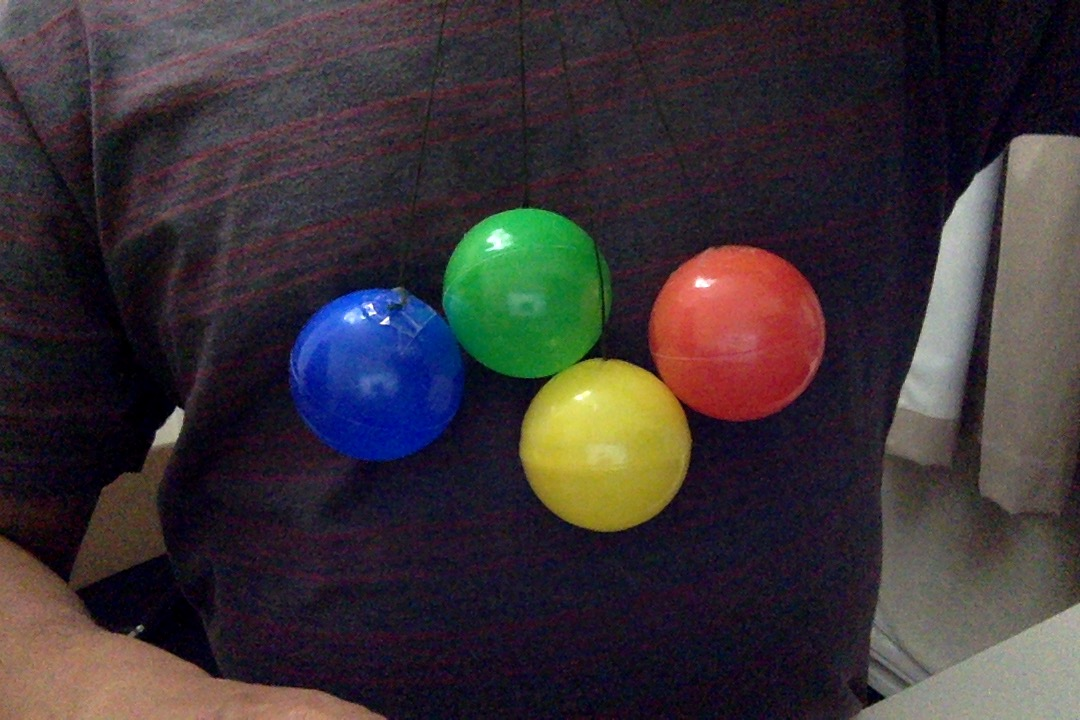
#> input picture SampleImages/All.jpg, 1080 x 720 px, found by its file name
$ python hsv_colour_tracker.py
#> lines starting #> are read from the running program, lines starting #| are printed output that depends on the picture; after the words box and inside, x2 and y2 are one past the last pixel; in counts of white or black regions, pixels touching at a corner belong together
#!/usr/bin/env python3
import numpy as np
import cv2 as cv
import time

img = cv.imread('/home/pi/Pictures/All.jpg',cv.IMREAD_COLOR)
#> img is the input picture: shape (720, 1080, 3); mean B, G, R 54.5, 50.8, 58.7
window_name = "HSV Colour tracker"

font = cv.FONT_HERSHEY_SIMPLEX
initialised = False
# Convert BGR to HSV
hsv = cv.cvtColor(img, cv.COLOR_BGR2HSV)
#> hsv: shape (720, 1080, 3); mean H, S, V 106.8, 107.2, 70.1

red_hsv    = [np.array([  0, 125, 102]),np.array([  8, 255, 255])]
green_hsv  = [np.array([ 49, 115,  70]),np.array([ 98, 237, 255])]
blue_hsv   = [np.array([ 96,  92,  77]),np.array([129, 255, 255])]
yellow_hsv = [np.array([ 20,  91, 126]),np.array([ 43, 228, 255])]

# Hough Circle params
dp = 1
min_dist = 20
param1 = 30
param2 = 60
min_radius = 1
max_radius = 350


cv.namedWindow(window_name)
mask = cv.inRange(hsv, blue_hsv[0], blue_hsv[1])
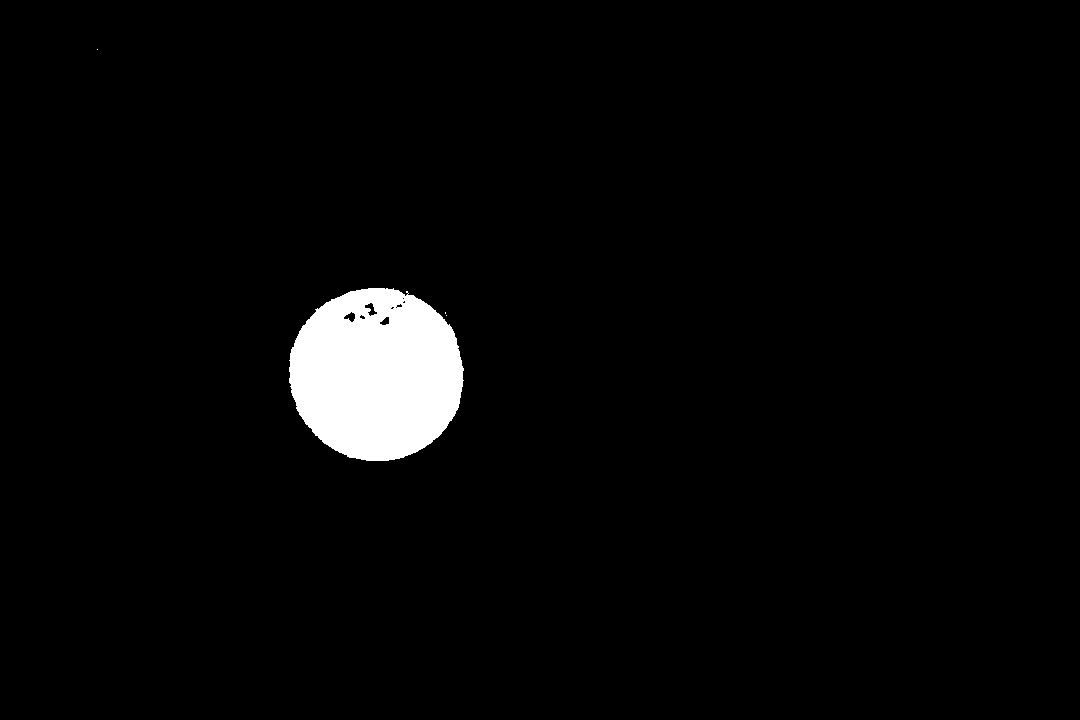
#> mask: shape (720, 1080); 3% white; 4 white regions (3 under 20 px), largest, box (x1, y1, x2, y2) and area: (289, 288, 464, 461) 23578
#mask = cv.bitwise_not(mask)
display_img = cv.bitwise_and(img,img, mask= mask)
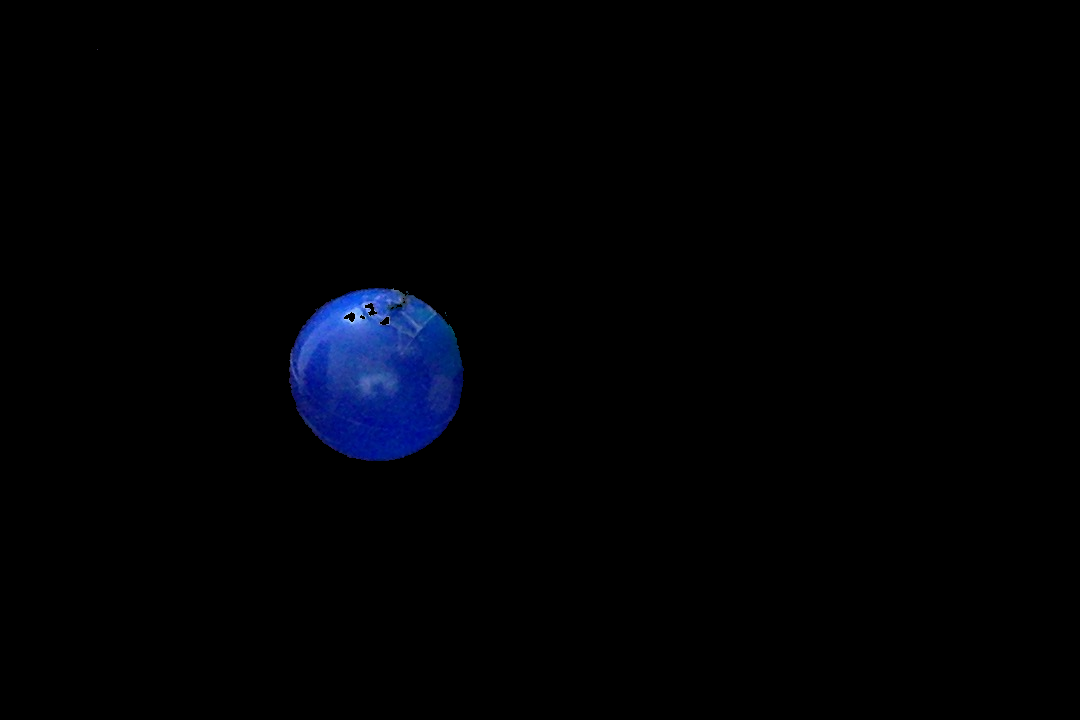
#> display_img: shape (720, 1080, 3); mean B, G, R 4.6, 1.5, 0.6
blurred_res = cv.medianBlur(display_img, 5)
gray = cv.cvtColor(blurred_res, cv.COLOR_BGR2GRAY)
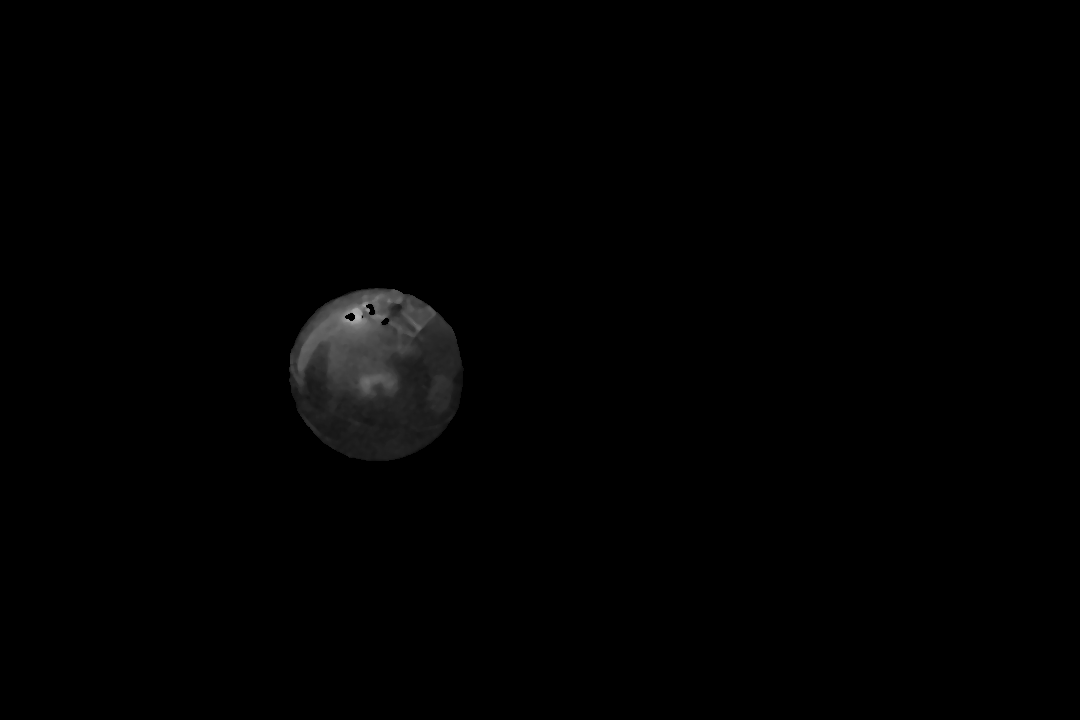
#> gray: shape (720, 1080); min 0, max 184, mean 1.6

def update_circles():
	if initialised == True:
		circles = cv.HoughCircles(gray,cv.HOUGH_GRADIENT,1,20,
                            param1=30,param2=60,minRadius=1 ,maxRadius=350)
#> circles = [[377.5, 371.5, 88.8]]
		print(str(dp) + " " + str(min_dist) + " " + str(param1) + " " + str(param2) + " " + str(min_radius) + " " + str(max_radius))
		if circles is not None:
			circles = np.uint16(np.around(circles))
#> circles = [[378, 372, 89]]
			height, width = blurred_res.shape[:2]
#> height = 720; width = 1080
			print("Number of circles: " + str(circles[0,:].size/3))
#| Number of circles: 1.0

			for i in circles[0,:]:
				# draw the outer circle
				cv.circle(display_img,(i[0],i[1]),i[2],(0,255,0),2)
				# draw the center of the circle
				cv.circle(display_img,(i[0],i[1]),2,(0,0,255),3)
				cv.putText(display_img,'Center[x y radius]: ' + str(i),(i[0]+10,i[1]+i[2]), font, 0.5, (200,255,155), 1, cv.LINE_AA)
#> this loop made 1 pass
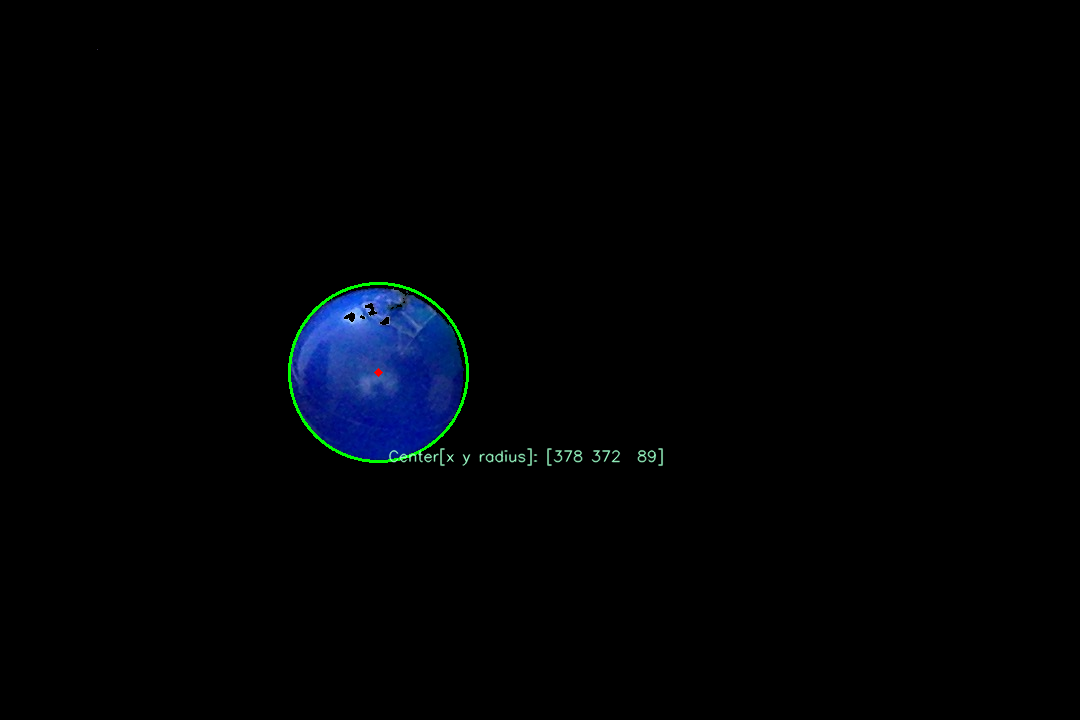
#> display_img: shape (720, 1080, 3); 0.43% of pixels changed, all inside (x1, y1, x2, y2) = (288, 282, 664, 467)

		cv.imshow(window_name,display_img)

def set_dp (x) :
	dp = x
	update_circles()

def set_min_dist(x) :
	min_dist = x
	update_circles()

def set_param1(x) :
	param1 = x
	update_circles()

def set_param2(x):
	param2 = x
	update_circles()

def set_min_radius (x):
	min_radius = x
	update_circles()

def set_max_radius (x) :
	max_radius = x
	update_circles()

def nothing (x) :
	pass

# create trackbars
cv.createTrackbar('DP',window_name,0,4,set_dp)
cv.setTrackbarPos('DP',window_name, dp)
cv.createTrackbar('min_dist',window_name,0,255,set_min_dist)
cv.setTrackbarPos('min_dist',window_name, min_dist)
cv.createTrackbar('param1',window_name,0,255, set_param1)
cv.setTrackbarPos('param1',window_name, param1)
cv.createTrackbar('param2',window_name,0,255,set_param2)
cv.setTrackbarPos('param2',window_name, param2)
cv.createTrackbar('min_radius',window_name,0,255,set_min_radius)
cv.setTrackbarPos('min_radius',window_name, min_radius)
cv.createTrackbar('max_radius',window_name,0,500,set_max_radius)
cv.setTrackbarPos('max_radius',window_name, max_radius)

initialised = True
update_circles()

cv.waitKey(0)
cv.destroyAllWindows()

$ run again, with SampleImages/Blue.jpg copied over SampleImages/All.jpg
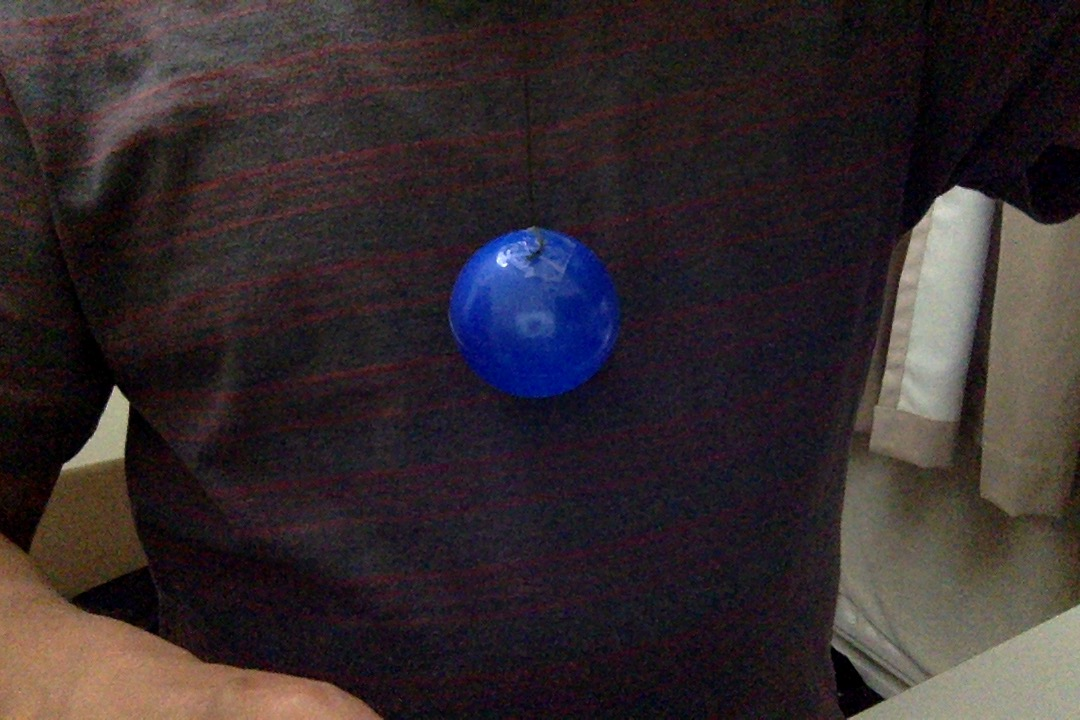
#> input picture SampleImages/Blue.jpg, 1080 x 720 px, found by its file name
#> img is the input picture: shape (720, 1080, 3); mean B, G, R 46.2, 43.5, 52.7
#> hsv: shape (720, 1080, 3); mean H, S, V 94.3, 91.4, 57.7
#> `mask = cv.inRange(hsv, blue_hsv[0], blue_hsv[1])`:
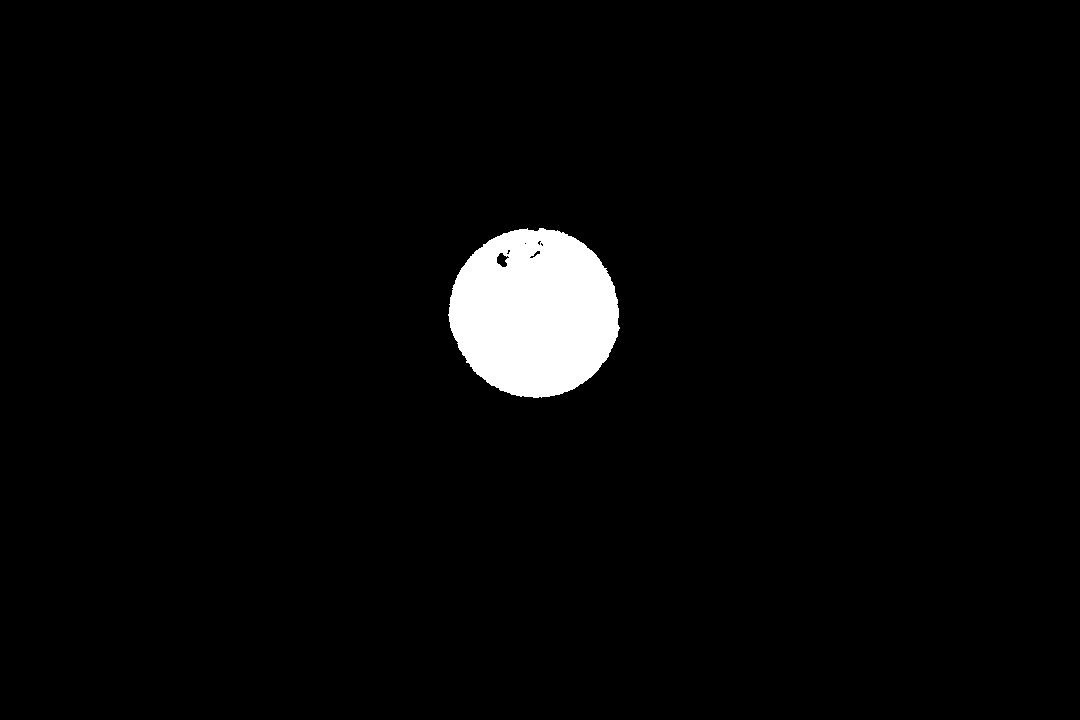
#> mask: shape (720, 1080); 2.9% white; 1 white region, box (x1, y1, x2, y2) and area: (448, 228, 620, 398) 22394
#> in update_circles, `circles = cv.HoughCircles(gray,cv.HOUGH_GRADIENT,1,20, param1=30,param..`: circles = [[535.5, 314.5, 82.4]]
#> in update_circles, `circles = np.uint16(np.around(circles))`: circles = [[536, 314, 82]]
#| Number of circles: 1.0
#> the loop in update_circles, `for i in circles[0,:]:` made 1 pass
#> after the loop in update_circles, `for i in circles[0,:]:`:
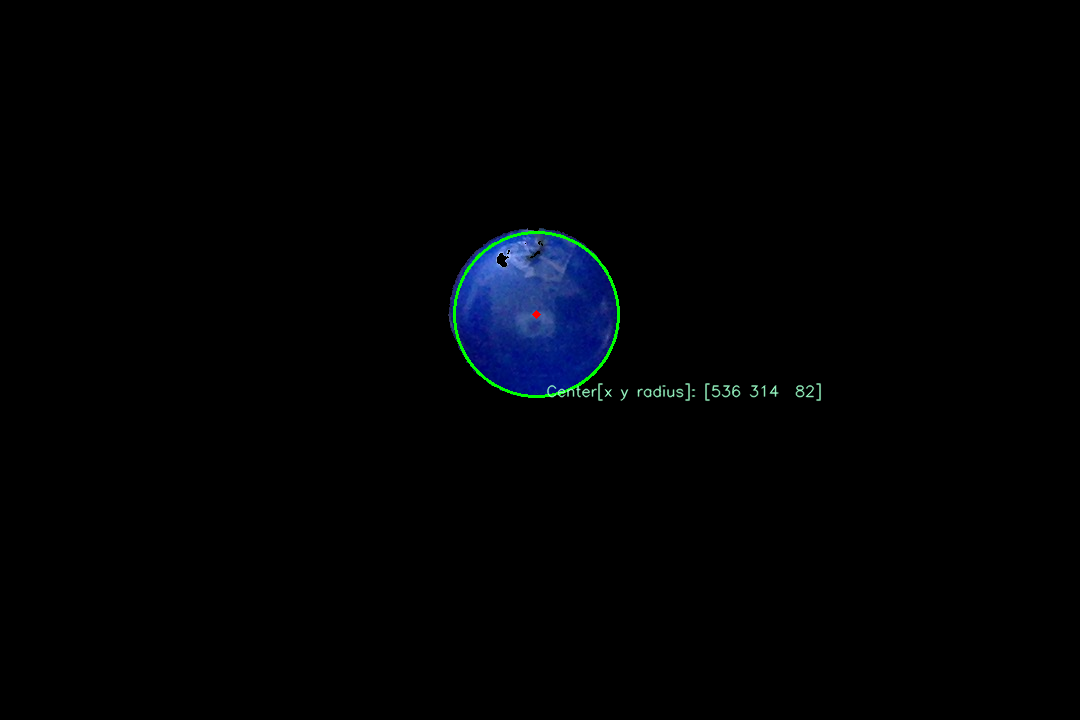
#> display_img: shape (720, 1080, 3); mean B, G, R 3.9, 2, 0.8
